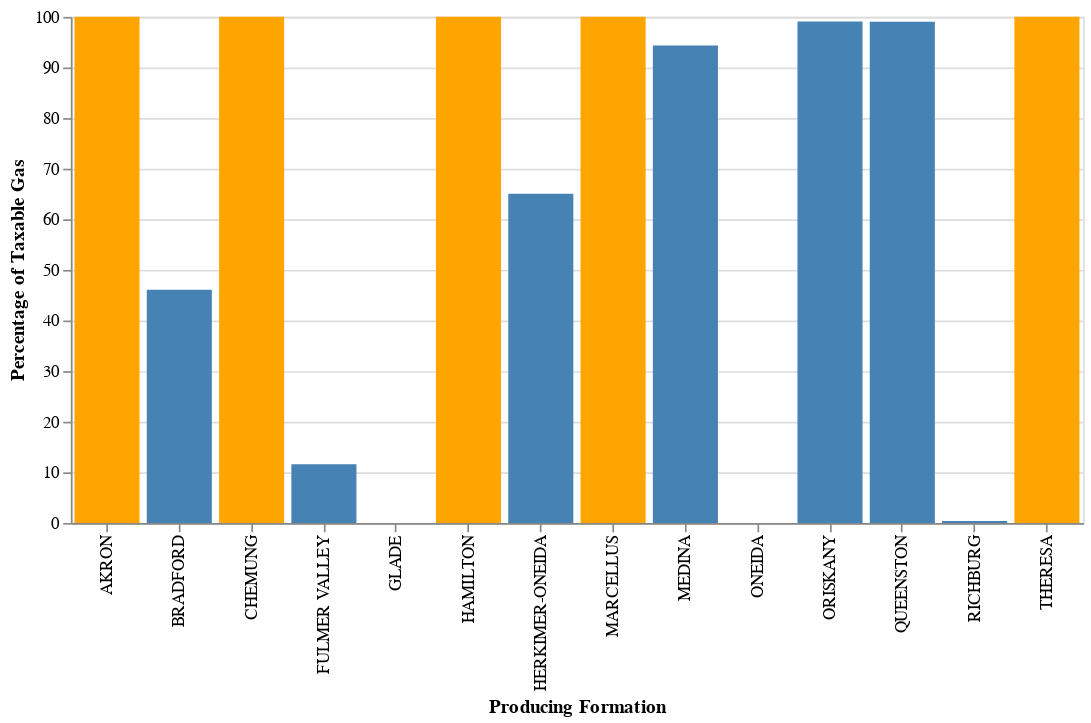

Here is the notebook cell this chart was saved with:
### Code cell
Chart(TG_1960s).mark_bar().encode(x='Producing Formation:O', y='Percentage of Taxable Gas', 
                                  color=alt.condition(
                                  alt.datum['Percentage of Taxable Gas'] == TG_1960s['Percentage of Taxable Gas'].max(),  
                                  alt.value('orange'),   
                                  alt.value('steelblue')   
                                                     )).properties(width=600)

### Figure 1 — Vega-Lite specification as saved in the notebook (floating-point values rounded to 4 significant figures)
{"config": {"view": {"continuousWidth": 400, "continuousHeight": 300}}, "data": {"name": "data-460a56cee6cedbbcd0cc1723653a3846"}, "mark": "bar", "encoding": {"color": {"condition": {"value": "orange", "test": "(datum['Percentage of Taxable Gas'] === 100.0)"}, "value": "steelblue"}, "x": {"type": "ordinal", "field": "Producing Formation"}, "y": {"type": "quantitative", "field": "Percentage of Taxable Gas"}}, "width": 600, "$schema": "https://vega.github.io/schema/vega-lite/v4.8.1.json", "datasets": {"data-460a56cee6cedbbcd0cc1723653a3846": [{"Producing Formation": "AKRON", "Percentage of Taxable Gas": 100.0}, {"Producing Formation": "BRADFORD", "Percentage of Taxable Gas": 46.07}, {"Producing Formation": "CHEMUNG", "Percentage of Taxable Gas": 100.0}, {"Producing Formation": "FULMER VALLEY", "Percentage of Taxable Gas": 11.59}, {"Producing Formation": "GLADE", "Percentage of Taxable Gas": 0.0}, {"Producing Formation": "HAMILTON", "Percentage of Taxable Gas": 100.0}, {"Producing Formation": "HERKIMER-ONEIDA", "Percentage of Taxable Gas": 65.05}, {"Producing Formation": "MARCELLUS", "Percentage of Taxable Gas": 100.0}, {"Producing Formation": "MEDINA", "Percentage of Taxable Gas": 94.35}, {"Producing Formation": "ONEIDA", "Percentage of Taxable Gas": 0.0}, {"Producing Formation": "ORISKANY", "Percentage of Taxable Gas": 99.07}, {"Producing Formation": "QUEENSTON", "Percentage of Taxable Gas": 99.04}, {"Producing Formation": "RICHBURG", "Percentage of Taxable Gas": 0.39}, {"Producing Formation": "THERESA", "Percentage of Taxable Gas": 100.0}]}}
